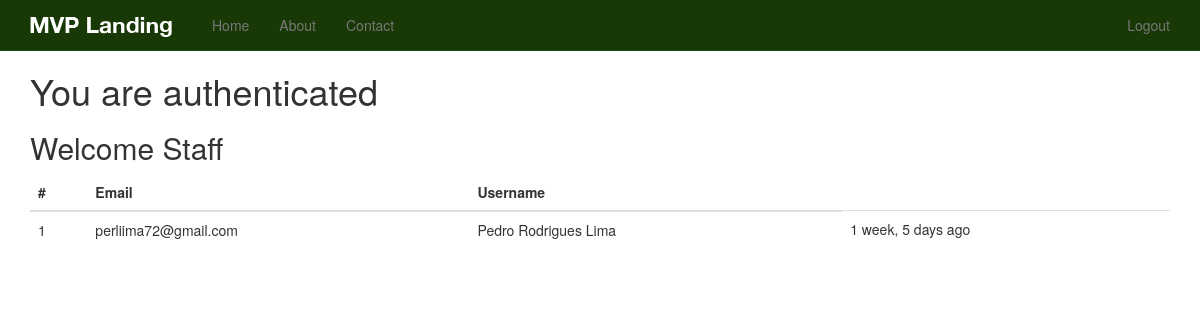
The app's page / (signed in), older data.
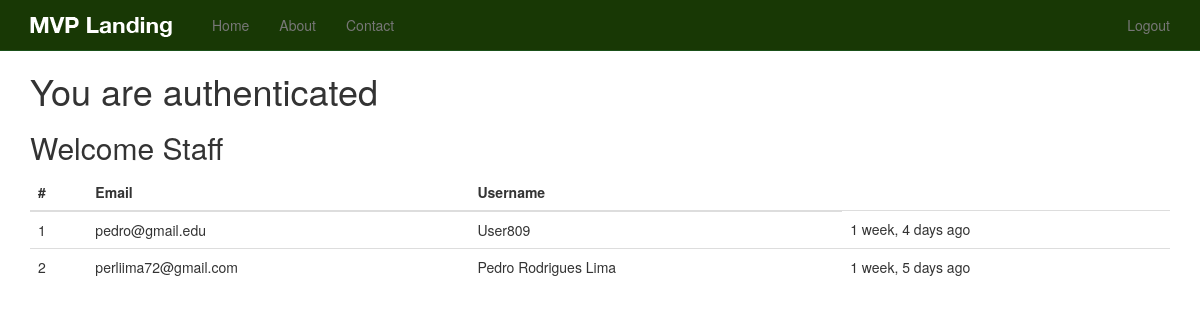
The same page, newer data.
### newsletter/models.py (models this page shows)
class Signup(models.Model):
	full_name = models.CharField(max_length=200, blank=True, null=True)
	email     = models.EmailField(blank=False, null=False)
	timestamp = models.DateTimeField(auto_now=False, auto_now_add=True)
	updated   = models.DateTimeField(auto_now=True, auto_now_add=False)
	def __unicode__(self):
		return self.email

### newsletter/views.py (the view, shortened to what this page needs)
# urls.py: url(r'^$', 'newsletter.views.home', name='home'),
def home(request):
	form = SignupForm(request.POST or None)
	title = 'Sign Up Now'
	context = {
		'title': title,
		'form': form,
	}
	if request.user.is_authenticated() and request.user.is_staff:
		queryset = Signup.objects.all().order_by('-timestamp')
		context= {
			'queryset': queryset,
		}
	return render(request, 'home.html', context)

### templates/home.html (shortened to what this page needs)
{% extends 'base.html' %}
{% load crispy_forms_tags %}
{% load staticfiles %}
{% block content %}
 {% if request.user.is_authenticated %}
 	<h1>You are authenticated</h1>
 	{% if queryset %}
 	  <h2>Welcome Staff</h2>
 	    <table class="table">
 	      <thead>
 	      	<th>#</th>
 	      	<th>Email</th>
 	      	<th>Username</th>
 	      </thead>
 	      <tbody>
 		{% for instance in queryset %}
 			<tr>
 				<td>{{forloop.counter}}</td>
 				<td>{{instance}}</td>
 				<td>{{instance.full_name}}</td>
 				<td>{{instance.timestamp|timesince}} ago</td>
 			</tr>
 		{% endfor %}
 		</tbody>
 		</table>
 	{% endif %}
 {% endif %}
{% endblock %}

Row changes from the older to the newer data that the page shows:
added Signup: email "pedro@gmail.edu", full_name "User809", timestamp "1 week, 4 days"
